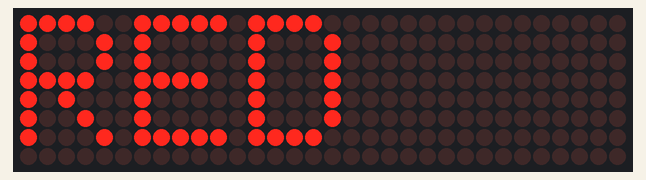
Simulated run of this sketch. Board: Arduino Uno, built with avr-gcc and run on an emulated ATmega328P. On the bench: 32×8 LED matrix.

Above: at 0.1 s.
At 1.1 s:
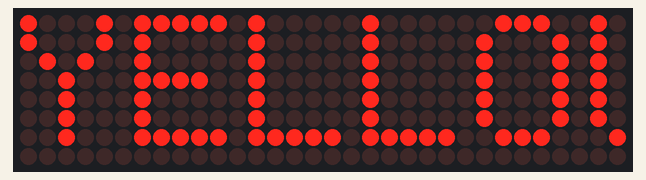
At 2.1 s:
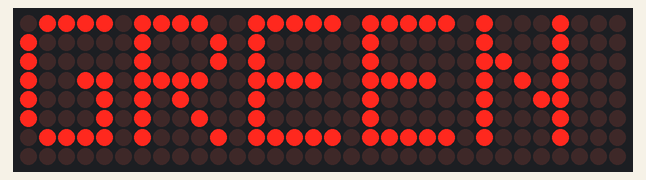

The sketch:

LEDMATRIX_DISPLAY.ino
```cpp
// Program to demonstrate the MD_Parola library
//
// Uses the Arduino Print Class extension with various output types
//
// MD_MAX72XX library can be found at https://github.com/MajicDesigns/MD_MAX72XX
//

#include <MD_Parola.h>
#include <MD_MAX72xx.h>
#include <SPI.h>

const uint16_t WAIT_TIME = 1000;

// Define the number of devices we have in the chain and the hardware interface
// NOTE: These pin numbers will probably not work with your hardware and may
// need to be adapted
#define HARDWARE_TYPE MD_MAX72XX::FC16_HW
#define MAX_DEVICES 4

#define CLK_PIN   13
#define DATA_PIN  11
#define CS_PIN    10

// Hardware SPI connection
MD_Parola P = MD_Parola(HARDWARE_TYPE, CS_PIN, MAX_DEVICES);
// Arbitrary output pins
// MD_Parola P = MD_Parola(HARDWARE_TYPE, DATA_PIN, CLK_PIN, CS_PIN, MAX_DEVICES);

void setup(void)
{
  P.begin();
}

void loop(void)
{
  P.print("RED");
  delay(WAIT_TIME);

  P.print("YELLOW");
  delay(WAIT_TIME);

  P.print("GREEN");
  delay(WAIT_TIME);

}
```

Measured:
- by itself, everything shown: repeats every 3.0 s, in 3 steps
- what the display in image 1 shows lasts 1.0 s, from 1.0 s to 2.0 s
